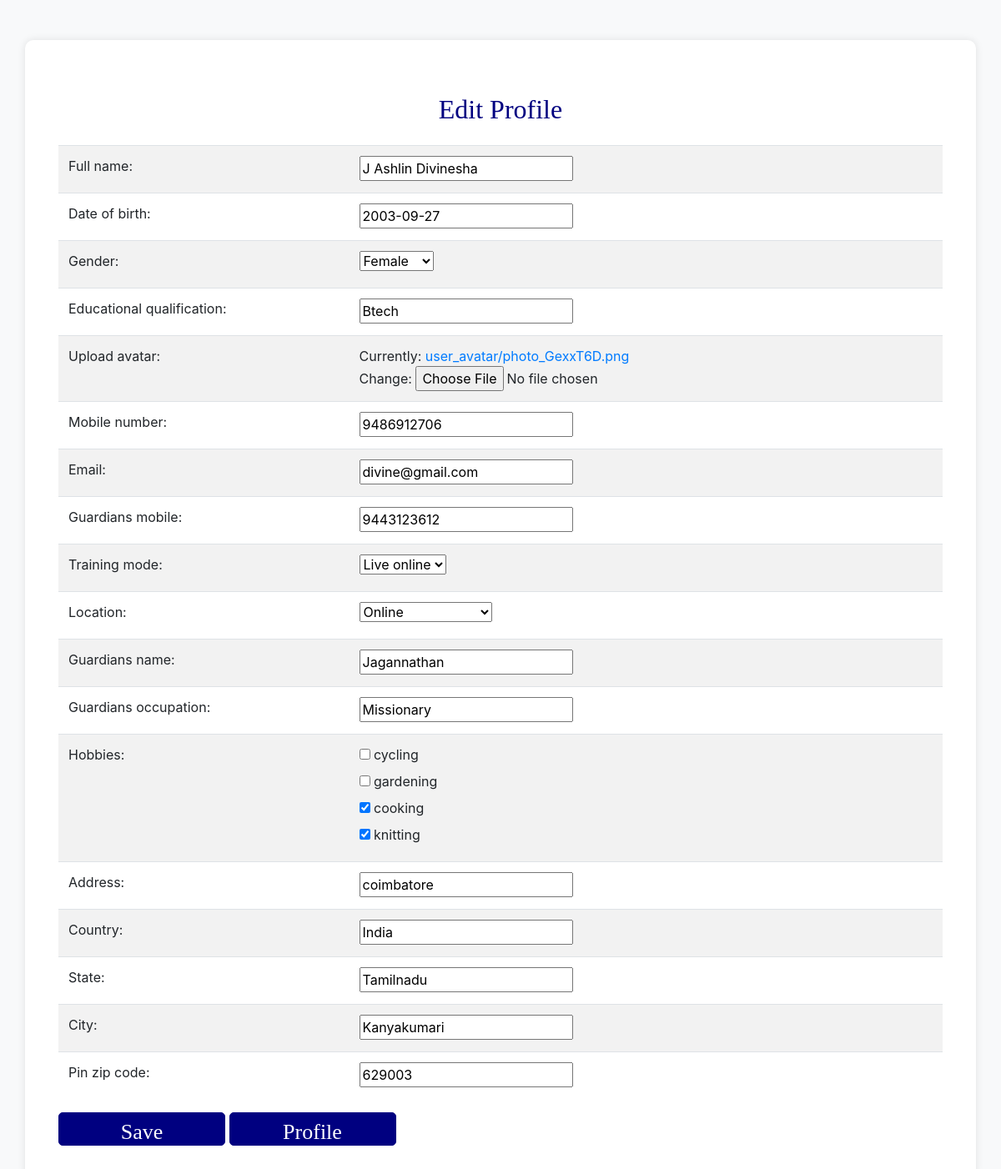
The app's page /profile/update/2 with its own data.
### myapp/models.py (models this page shows)
class Registration(models.Model):
    data= [('male', 'Male'),('female', 'Female'),('other', 'Other')]
    data2 = [('Live online', 'Live online'),('Classroom', 'Classroom'),]
    data3 = [('Technopark TVM', 'Technopark TVM'),('Thampanoor TVM', 'Thampanoor TVM'),('Kochi', 'Kochi'),('Nagercoil', 'Nagercoil'),('Online', 'Online'),]
    data4= [('cycling', 'cycling'),('gardening', 'gardening'),('cooking', 'cooking'),('knitting', 'knitting'),]
    full_name=models.CharField(max_length=100)
    date_of_birth=models.DateField()
    gender = models.CharField(max_length=10,choices=data)
    educational_qualification=models.CharField(max_length=100)
    upload_avatar = models.FileField(upload_to="user_avatar")
    mobile_number=models.IntegerField()
    email=models.EmailField(max_length=254)
    guardians_mobile=models.IntegerField()
    training_mode = models.CharField(max_length=20,choices=data2)
    location = models.CharField(max_length=20,choices=data3)
    guardians_name=models.CharField(max_length=100,blank=True)
    guardians_occupation=models.CharField(max_length=100,blank=True)
    hobbies=models.TextField()
    address=models.CharField(max_length=100,null=True)
    country=models.CharField(max_length=100,null=True)
    state=models.CharField(max_length=100,null=True)
    city=models.CharField(max_length=100,null=True)
    pin_zip_code=models.IntegerField(null=True)
    user = models.OneToOneField(User, on_delete=models.CASCADE, related_name='registration',null=True)

### myapp/views.py (the view, shortened to what this page needs)
# urls.py: path('profile/update/<int:pk>',UpdateData.as_view(),name='update'),
class UpdateData(UpdateView):
    model = Registration
    form_class = Form_Validation
    template_name = 'update_profile.html'
    def get_initial(self):
        initial = super().get_initial()
        hobbies = self.object.hobbies.split(', ')
        initial['hobbies'] = hobbies
        return initial

### myapp/forms.py
class Form_Validation(forms.ModelForm):
    hobbies = forms.MultipleChoiceField(
        choices=Registration.data4,
        widget=forms.CheckboxSelectMultiple
    )
    class Meta:
        model = Registration
        exclude = ['user']

### myapp/templates/update_profile.html (shortened to what this page needs)
<!DOCTYPE html>
<html lang="en">
<head>
    <link href="https://stackpath.bootstrapcdn.com/bootstrap/4.5.2/css/bootstrap.min.css" rel="stylesheet">
</head>
<body>
    <div class="container mt-5">
        <h2 class="text-center my-4">Edit Profile</h2>
        <form method="post" enctype="multipart/form-data">
            <div class="table-responsive">
                <table class="table table-striped">
                    <tr>
                        <td>{{ form.full_name.label_tag }}</td>
                        <td>{{ form.full_name }}</td>
                    </tr>
                    <tr>
                        <td>{{ form.date_of_birth.label_tag }}</td>
                        <td>{{ form.date_of_birth }}</td>
                    </tr>
                    <tr>
                        <td>{{ form.gender.label_tag }}</td>
                        <td>{{ form.gender }}</td>
                    </tr>
                    <tr>
                        <td>{{ form.educational_qualification.label_tag }}</td>
                        <td>{{ form.educational_qualification }}</td>
                    </tr>
                    <tr>
                        <td>{{ form.upload_avatar.label_tag }}</td>
                        <td>{{ form.upload_avatar }}</td>
                    </tr>
                    <tr>
                        <td>{{ form.mobile_number.label_tag }}</td>
                        <td>{{ form.mobile_number }}</td>
                    </tr>
                    <tr>
                        <td>{{ form.email.label_tag }}</td>
                        <td>{{ form.email }}</td>
                    </tr>
                    <tr>
                        <td>{{ form.guardians_mobile.label_tag }}</td>
                        <td>{{ form.guardians_mobile }}</td>
                    </tr>
                    <tr>
                        <td>{{ form.training_mode.label_tag }}</td>
                        <td>{{ form.training_mode }}</td>
                    </tr>
                    <tr>
                        <td>{{ form.location.label_tag }}</td>
                        <td>{{ form.location }}</td>
                    </tr>
                    <tr>
                        <td>{{ form.guardians_name.label_tag }}</td>
                        <td>{{ form.guardians_name }}</td>
                    </tr>
                    <tr>
                        <td>{{ form.guardians_occupation.label_tag }}</td>
                        <td>{{ form.guardians_occupation }}</td>
                    </tr>
                    <tr>
                        <td>{{ form.hobbies.label_tag }}</td>
                        <td>{{ form.hobbies }}</td>
                    </tr>
                    <tr>
                        <td>{{ form.address.label_tag }}</td>
                        <td>{{ form.address }}</td>
                    </tr>
                    <tr>
                        <td>{{ form.country.label_tag }}</td>
                        <td>{{ form.country }}</td>
                    </tr>
                    <tr>
                        <td>{{ form.state.label_tag }}</td>
                        <td>{{ form.state }}</td>
                    </tr>
                    <tr>
                        <td>{{ form.city.label_tag }}</td>
                        <td>{{ form.city }}</td>
                    </tr>
                    <tr>
                        <td>{{ form.pin_zip_code.label_tag }}</td>
                        <td>{{ form.pin_zip_code }}</td>
                    </tr>
                </table>
            </div>
            <button type="submit" class="btn btn-primary">Save</button>
            <a href="{% url 'Detail' user.username %}"><button type="button" class="btn btn-primary">Profile</button></a>
        </form>
    </div>
</body>
</html>
<!-- {% load static %}
<!DOCTYPE html>
<html lang="en">
<head>
    <meta charset="UTF-8">
    <meta name="viewport" content="width=device-width, initial-scale=1.0">
    <title>Edit Profile</title>
    <link href="https://stackpath.bootstrapcdn.com/bootstrap/4.5.2/css/bootstrap.min.css" rel="stylesheet">
    <style>
        /* Custom styles for this template */
        body {
            background-color: #f8f9fa;
        }
        .container {
            background-color: #fff;
            border-radius: 10px;
            box-shadow: 0 0 10px rgba(0, 0, 0, 0.1);
            padding: 40px;
        }
        .btn-primary {
            background-color: #007bff;
            border-color: #007bff;
        }
        .btn-primary:hover {
            background-color: #0056b3;
            border-color: #0056b3;
        }
        .form-control:focus {
            border-color: #80bdff;
            box-shadow: 0 0 0 0.2rem rgba(0, 123, 255, 0.25);
        }
        h2 {
            color: #007bff;
        }
    </style>
</head>
<body>
    <div class="container mt-5">
        <h2 class="text-center my-4">Edit Profile</h2>
        <form method="post" enctype="multipart/form-data">
            {% csrf_token %}
            {{ form.as_table }}
            <button type="submit" class="btn btn-primary">Save</button>
        </form>
    </div>
    <script src="https://code.jquery.com/jquery-3.5.1.slim.min.js"></script>
    <script src="https://cdn.jsdelivr.net/npm/@popperjs/core@2.5.4/dist/umd/popper.min.js"></script>
    <script src="https://stackpath.bootstrapcdn.com/bootstrap/4.5.2/js/bootstrap.min.js"></script>
</body>
</html>
 -->
<!-- {% load static %}
<!DOCTYPE html>
<html lang="en">
<head>
    <meta charset="UTF-8">
    <meta name="viewport" content="width=device-width, initial-scale=1.0">
    <title>Edit Profile</title>
    <link href="https://stackpath.bootstrapcdn.com/bootstrap/4.5.2/css/bootstrap.min.css" rel="stylesheet">
</head>
<body>
    <div class="container mt-5">
        <h2 class="text-center my-4">Edit Profile</h2>
        <form method="post" enctype="multipart/form-data">
            {% csrf_token %}
            {{ form.as_p }}
            <button type="submit" class="btn btn-primary">Save</button>
        </form>
    </div>
    <script src="https://code.jquery.com/jquery-3.5.1.slim.min.js"></script>
    <script src="https://cdn.jsdelivr.net/npm/@popperjs/core@2.5.4/dist/umd/popper.min.js"></script>
    <script src="https://stackpath.bootstrapcdn.com/bootstrap/4.5.2/js/bootstrap.min.js"></script>
</body>
</html> -->

### myapp/templates/update_profile.html (style rules this page uses)
body { background-color: #f8f9fa; }
.container { background-color: #fff; border-radius: 10px; box-shadow: 0 0 10px rgba(0, 0, 0, 0.1); padding: 40px; }
.btn-primary { background-color: navy; border-color:navy; text-align: center; height: 40px; width: 200px; border-radius: 5px; font-family: 'Lucids Sans Unicode'; font-size: 26px; padding: 3px; }
h2 { color: navy; font-family: cursive; }

### records on screen
Registration: full_name "J Ashlin Divinesha", date_of_birth "2003-09-27", gender "Female", educational_qualification "Btech", mobile_number "9486912706", email "divine@gmail.com", guardians_mobile "9443123612", training_mode "Live online", location "Online", guardians_name "Jagannathan", guardians_occupation "Missionary", hobbies "☐ ☐ ☑ ☑", address "coimbatore", country "India", state "Tamilnadu", city "Kanyakumari", pin_zip_code "629003"
